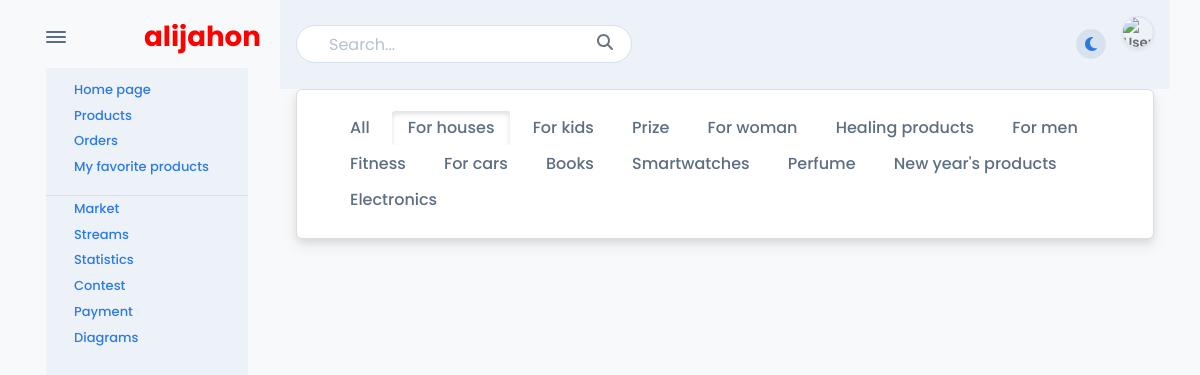
/category/for-houses, run on the app's committed database.
### myapp/models.py (models this page shows, shortened)
class BaseSlugModel(Model):
    name = CharField(max_length=255)
    slug = SlugField(max_length=255, unique=True, blank=True, null=True)
    class Meta:
        abstract = True

class Category(BaseSlugModel):
    icon = CharField(max_length=255)

### myapp/views.py (the view)
# urls.py: path("category/<str:slug>", ProductListView.as_view(), name="product-list"),
class ProductListView(ListView):
    template_name = 'apps/menus/product-list.html'
    context_object_name = "products"
    def get_queryset(self):
        slug = self.kwargs.get('slug')
        category = Category.objects.filter(slug=slug).first()
        if slug and slug != 'all' and category:
            return Product.objects.filter(category=category)
        return Product.objects.all()
    def get_context_data(self, **kwargs):
        context = super().get_context_data(**kwargs)
        slug = self.kwargs.get('slug')
        category = Category.objects.filter(slug=slug).first()
        query = self.request.GET.get('query')
        if query:
            context['products'] = context['products'].filter(
                Q(name__icontains=query) | Q(description__icontains=query)
            )
        context['categories'] = Category.objects.all()
        context['session_category'] = category
        if self.request.user.is_authenticated:
            context['liked_products_id'] = Wishlist.objects.filter(
                user_id=self.request.user
            ).values_list("product_id", flat=True)
        return context

### templates/apps/menus/product-list.html (shortened to what this page needs)
{% extends 'apps/base/include.html' %}
{% load humanize %}
{% load static %}
{% block body %}
    <div class="card mb-3">
        <div class="card-body">
            <div class="container border-bottom-4">
                <div class="header_tab_menu ">
                    <div class="header_menu active" style="overflow: auto">
                        <a href="{% url 'product-list' 'all' %}"
                           class="btn btn-default {% if session_category == None %}active{% endif %}">
                            All
                        </a>
                        {% for category in categories %}
                            <a href="{% url 'product-list' category.slug %}"
                               class="btn btn-default {% if session_category and session_category.pk == category.pk %}active{% endif %}">
                                {{ category.name }}
                            </a>
                        {% endfor %}
                    </div>
                </div>
            </div>
        </div>
    </div>
{% endblock %}

### myapp/static/app/assets/css/style.css (style rules this page uses)
body { background-color: #f8f9fa; color: #212529; transition: background-color 0.3s, color 0.3s; }
.card { background-color: #ffffff; border: 1px solid #ddd; }

### data on the page
Category: name "For houses"
Category: name "For kids"
Category: name "Prize"
Category: name "For woman"
Category: name "Healing products"
Category: name "For men"
Category: name "Fitness"
Category: name "For cars"
Category: name "Books"
Category: name "Smartwatches"
Category: name "Perfume"
Category: name "New year's products"
Category: name "Electronics"
